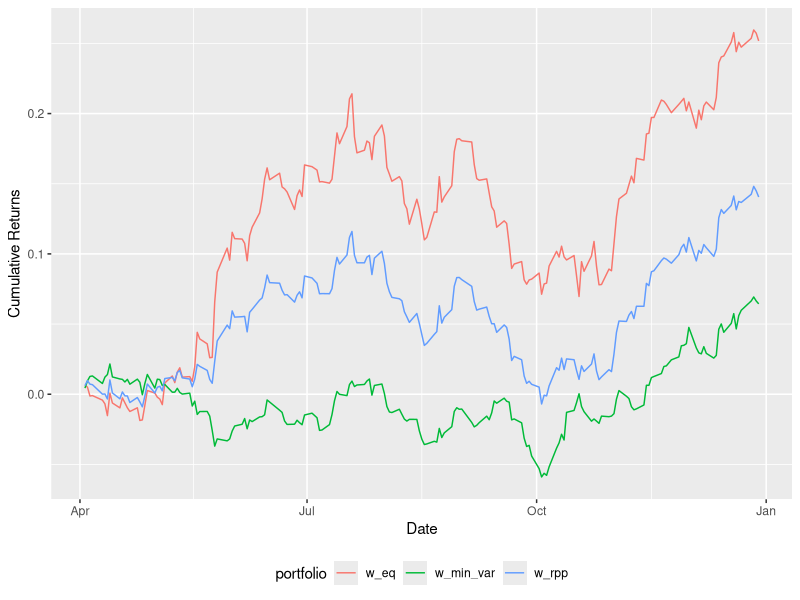
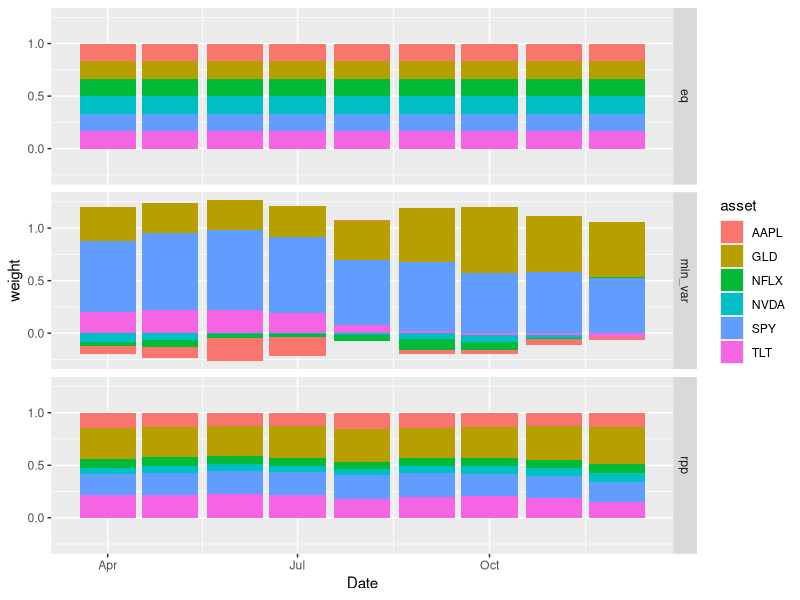

Write R code to recreate these figures, in order.
## ---- chunk 1
#| label: loading-libraries
#| warning: false
#| output: false

library(quantmod) # to download stock data from Yahoo Finance
library(dplyr) # to transform data
library(tidyr) # to convert from wide to long data format
library(ggplot2) # to draw charts
## ---- chunk 2
#| label: read-in-data

# read data stored to avoid downloading every time
df_returns = read.csv("df_returns.csv")
## ---- chunk 3
#| label: print-head-data

knitr::kable(head(df_returns))
## ---- chunk 4
#| label: equal-weights

# weight vector for equal weight
w1 = rep(1, ncol(df_returns)-1)
w1 = w1/sum(w1)
w1
## ---- chunk 5
#| label: minimum-risk-weights

# get inverse of covariance matrix of returns
cov_mat = cov(df_returns[,-1])
cov_mat_inv = solve(cov_mat)

# compute weights
vec1 = rep(1, nrow(cov_mat_inv))
lambda = vec1 %*% cov_mat_inv %*% vec1
lambda = as.numeric(1/lambda)
w2 = as.vector(lambda * cov_mat_inv %*% vec1)
w2
## ---- chunk 6
#| label: rpp-weights

# write it as a function that takes a covariance matrix as input
rpp <- function(cov_mat, b = NULL, tolerance = 0.00000001, max_iter = 100){
    # initialize weights
    # as equal weights normalized by total portfolio risk
    x = rep(1, ncol(cov_mat))
    x = x/sqrt(sum(cov_mat))
    sigma_x = cov_mat %*% x
    # use equal risk weights by default
    if(is.null(b)){
        b = rep(1, ncol(cov_mat))
        b = b/sum(b)
    }
    # update weights
    for(n in 1:max_iter){
        for(i in 1:nrow(cov_mat)){
            z = sigma_x[i] - cov_mat[i,i]*x[i]
            x_star = (-z + sqrt(z^2 + 4*cov_mat[i,i]*b[i])) / (2*cov_mat[i,i])
            x[i] = x_star
            sigma_x = cov_mat %*% x
        }
        # check for convergence, stop if converged
        if(max(abs(x * as.vector(cov_mat %*% x) - b)) < tolerance){
            break
        }
    }
    return(x/sum(x))
}

# get RPP weights
w3 = rpp(cov_mat)
w3

# check that the weights result in equal risk contributions
w3 * as.vector(cov_mat %*% w3) / sqrt(as.numeric(w3 %*% cov_mat %*% w3))
## ---- chunk 7
#| label: compare-performance

# pull out month as a feature
df_returns$month = as.integer(substr(df_returns$Date, 6, 7))

# for each month get weights based on previous 3 months
df_backtest = data.frame()
df_w = data.frame()
for(i in 4:12){
    # previous 3 months of returns
    df = df_returns[(df_returns$month >= i-3) & (df_returns$month <= i-1),]
    
    # equal weights
    w1 = rep(1, ncol(df)-2)
    w1 = w1/sum(w1)
    
    # minimum variance weights
    cov_mat = cov(df[,!(colnames(df) %in% c("Date","month"))])
    cov_mat_inv = solve(cov_mat)
    vec1 = rep(1, nrow(cov_mat_inv))
    lambda = vec1 %*% cov_mat_inv %*% vec1
    lambda = as.numeric(1/lambda)
    w2 = as.vector(lambda * cov_mat_inv %*% vec1)
    
    # risk parity portfolio weights
    w3 = rpp(cov_mat)
    
    # returns for the new month
    df = df_returns[df_returns$month == i,]
    dt = df$Date
    df = df[,!(colnames(df) %in% c("Date","month"))]
    r1 = rowSums(sweep(df, 2, w1, FUN="*"))
    r2 = rowSums(sweep(df, 2, w2, FUN="*"))
    r3 = rowSums(sweep(df, 2, w3, FUN="*"))
    rets = data.frame(Date = dt, w_eq = r1, w_min_var = r2, w_rpp = r3)
    df_backtest = rbind(df_backtest, rets)
    
    # store weight vectors over time
    w_month = data.frame(
        Date = as.Date(paste0("2023-",formatC(i, width=2, format="d", flag="0"),"-01")),
        type = c(rep("eq", 6), rep("min_var", 6), rep("rpp", 6)),
        asset = rep(colnames(df), 3),
        weight = c(w1, w2, w3)
    )
    df_w = rbind(df_w, w_month)
}

# plot of performance
df_backtest %>%
    mutate(Date = as.Date(Date)) %>%
    mutate(w_eq = cumprod(1 + w_eq) - 1) %>%
    mutate(w_min_var = cumprod(1 + w_min_var) - 1) %>%
    mutate(w_rpp = cumprod(1 + w_rpp) - 1) %>%
    pivot_longer(!Date, names_to = "portfolio", values_to = "cum_ret") %>%
    ggplot(aes(x = Date, y = cum_ret, color = portfolio)) +
    geom_line() +
    labs(y = "Cumulative Returns") +
    theme(legend.position = "bottom")

# plot of weights over time for the 3 different methods
df_w %>%
    ggplot(aes(x = Date, y = weight, fill = asset)) +
    geom_bar(position = "stack", stat = "identity") +
    facet_grid(type ~ .)
